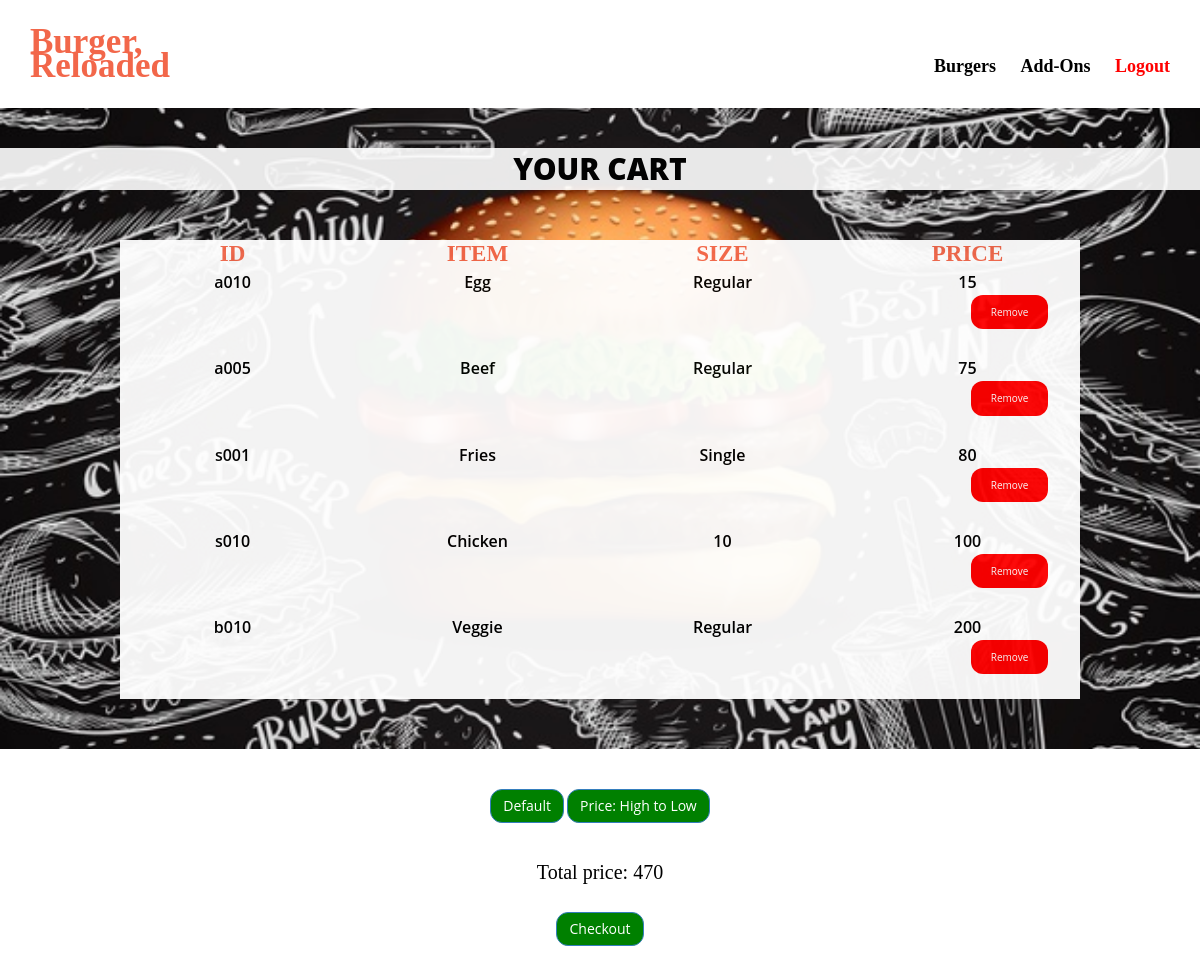
The app's page /View/customer_cart_sorted_asc.php with its own data.
### tables this page shows
CREATE TABLE `cart` (
  `Id` varchar(10) NOT NULL,
  `Item` varchar(100) NOT NULL,
  `Size` varchar(13) NOT NULL,
  `Price` int(10) NOT NULL
);

### View/customer_cart_sorted_asc.php (the view, shortened to what this page needs)
<html lang="en">
  <head>
      <link href="css/bootstrap.min.css" rel="stylesheet"/>
      <link href="css/font-awesome.min.css" rel="stylesheet"/>
      <link href="css/animate.min.css" rel="stylesheet"/>
      <link href="css/main.css" rel="stylesheet"/>
  </head>
  <body>
	<section id="header">
		<div class="row">
			<div class="col-md-2" style="font-size: 35px;color:#F2674A; font-family: Times New Roman;"> <a href ="../Controller/customer_home.php">Burger, </br>Reloaded </a></div>
			<div class="col-md-10" style="text-align: right"> <br>
				<a href="customer_burgers.php" style="margin-left: 20px;"> Burgers </a>
				<a href="customer_addons.php" style="margin-left: 20px;"> Add-Ons  </a>
				<a href="../Controller/customer_login.php" style="margin-left: 20px; color: red"> Logout  </a>
			</div>
		</div>
	</section>
	<section id = "section1">
		<div class="title" style="color: black;background:white; opacity:90%;"> Your Cart </div>
		<div style="color: black; margin-left:10%; margin-right:10%; margin-top:50px; margin-bottom:50px;text-align:center;background:white; opacity:95%;">
			<div class="row" style="padding:5px;">
				<div class="col-md-3" style="font-size:23px; color: #F2674A;font-family: Verdana;">   ID </div>
				<div class="col-md-3"style="font-size:23px; color: #F2674A;font-family: Verdana;">  ITEM </div>
				<div class="col-md-3"style="font-size:23px; color: #F2674A;font-family: Verdana;">  SIZE </div>
				<div class="col-md-3"style="font-size:23px; color: #F2674A;font-family: Verdana;">  PRICE </div>
			</div>
			<?php
			require_once("../Model/DBconnect.php");
			$sql = "SELECT * FROM cart ORDER BY Price asc ";
			$result = mysqli_query($conn, $sql);
			if(mysqli_num_rows($result) > 0){
				while($row = mysqli_fetch_array($result)){
			?>
			<div class="row" style="padding:5px;">
				<div class="col-md-3">  <?php echo $row[0]; ?> </div>
				<div class="col-md-3">  <?php echo $row[1]; ?> </div>
				<div class="col-md-3">  <?php echo $row[2] ?>
				</div>
				<div class="col-md-3">  <?php echo $row[3] ?>
				<form action="../Model/customer_remove_from_cart_backend.php" method="POST">
				<input type="submit" button type="button" class="btn btn-primary" style="background-color:red; font-size:10px; border-radius:12px;"
				name="submit" value="Remove"></button></form>
				</div>
			</div>
			<?php
				}
			}
			?>
		</div>
	</section>
	<section id="footer">
	<div class="border border-light p-3 mb-4">
		<div class="text-center">
		  <button type="button" class="btn btn-primary" style="background-color:green;border-radius: 12px;"> <a href="customer_cart.php">
			  Default</a></button>
			  <button type="button" class="btn btn-primary" style="background-color:green;border-radius: 12px;"> <a href="customer_cart_sorted_desc.php">
			  Price: High to Low</a></button>
		</div>
	  </div></br></br></br>
        <div class="border border-light p-3 mb-4">
          <div class="text-center">
		  <label style = "font-weight : normal ; font-family : Noto ; font-size: 20px">Total price:
		  <?php
			require_once("../Model/DBconnect.php");
			$result = mysqli_query($conn, 'SELECT SUM(Price) AS value_sum FROM cart');
			$row = mysqli_fetch_assoc($result);
			$sum = $row['value_sum'];
			echo $sum;
			?>
			</label></br></br></br>
            <button type="button" class="btn btn-primary" style="background-color:green;border-radius: 12px;"> <a href="../Controller/customer_checkout.php">Checkout</a></button>
          </div>
        </div>
	</section>
  </body>
</html>

### View/css/main.css (style rules this page uses)
#header { background-color: rgb(255, 255, 255); color: black; font: 600 18px/24px Times New Roman; padding: 30px; padding-top: 30px; }
#section1 { background-image: url("../img/bg1.jpg"); background-color: rgba(40,57,101,.5); background-position: center; background-size: cover; background-repeat:no-repeat; position: relative; overflow: hidden; }
.title { width: 100%; padding: 12px 20px; margin-top: 40px; text-align:center; text-transform: Uppercase; font-weight: 800; font-size: 30px; }
#footer { background-color: #FFF; color: black; font: 600 12px/14px 'Open Sans',sans-serif; padding: 20px; padding-top: 40px; }
body { margin:0; color:#6a6f8c; font:600 16px/18px 'Open Sans',sans-serif; }
*,:after,:before { box-sizing:border-box }
a { color:inherit;text-decoration:none }
input[type=submit] { background-color: black; border: none; border-radius: 50px; color: white; padding: 10px 20px; text-decoration: none; margin: 4px 2px; cursor: pointer; margin-left: 40%; }

### records on screen
cart: Id "a010", Item "Egg", Size "Regular", Price "15"
cart: Id "a005", Item "Beef", Size "Regular", Price "75"
cart: Id "s001", Item "Fries", Size "Single", Price "80"
cart: Id "s010", Item "Chicken", Size "10", Price "100"
cart: Id "b010", Item "Veggie", Size "Regular", Price "200"

### other values on screen
$sum "470"
